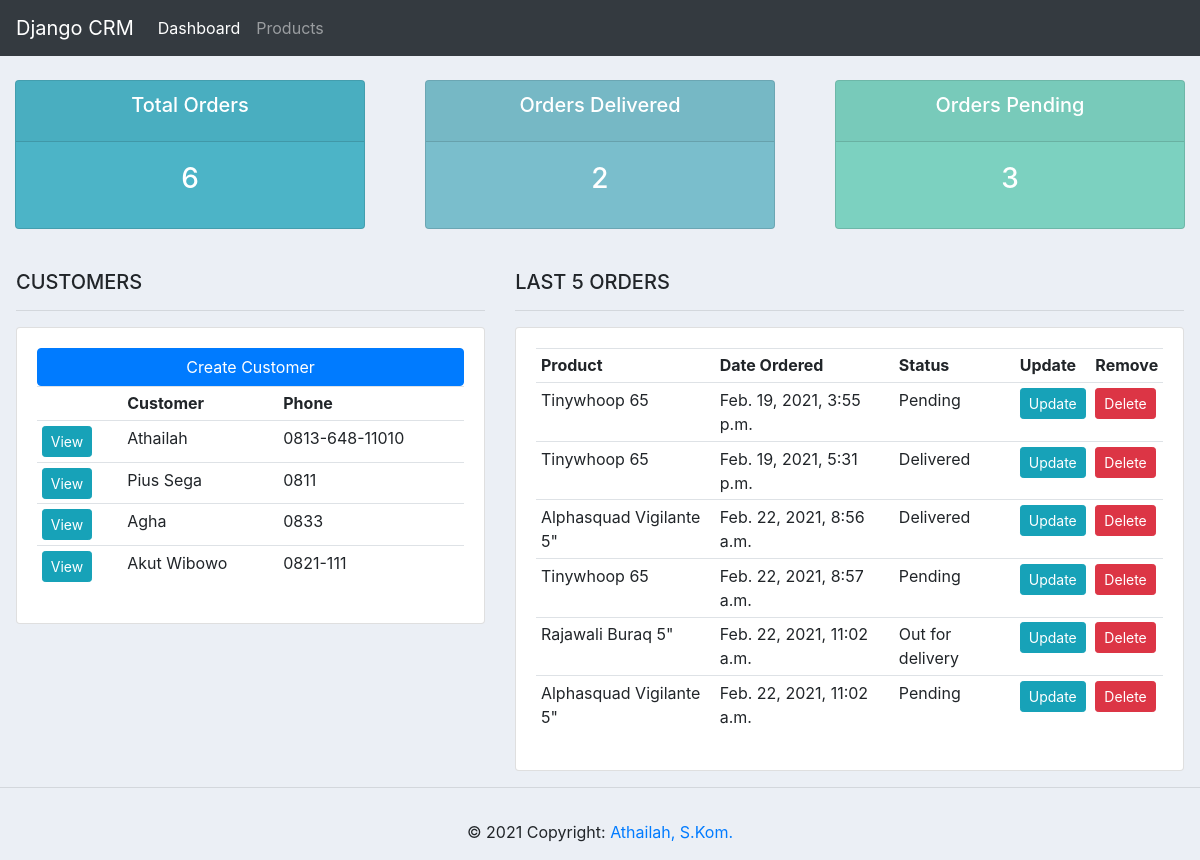
Before: / with the older database file.
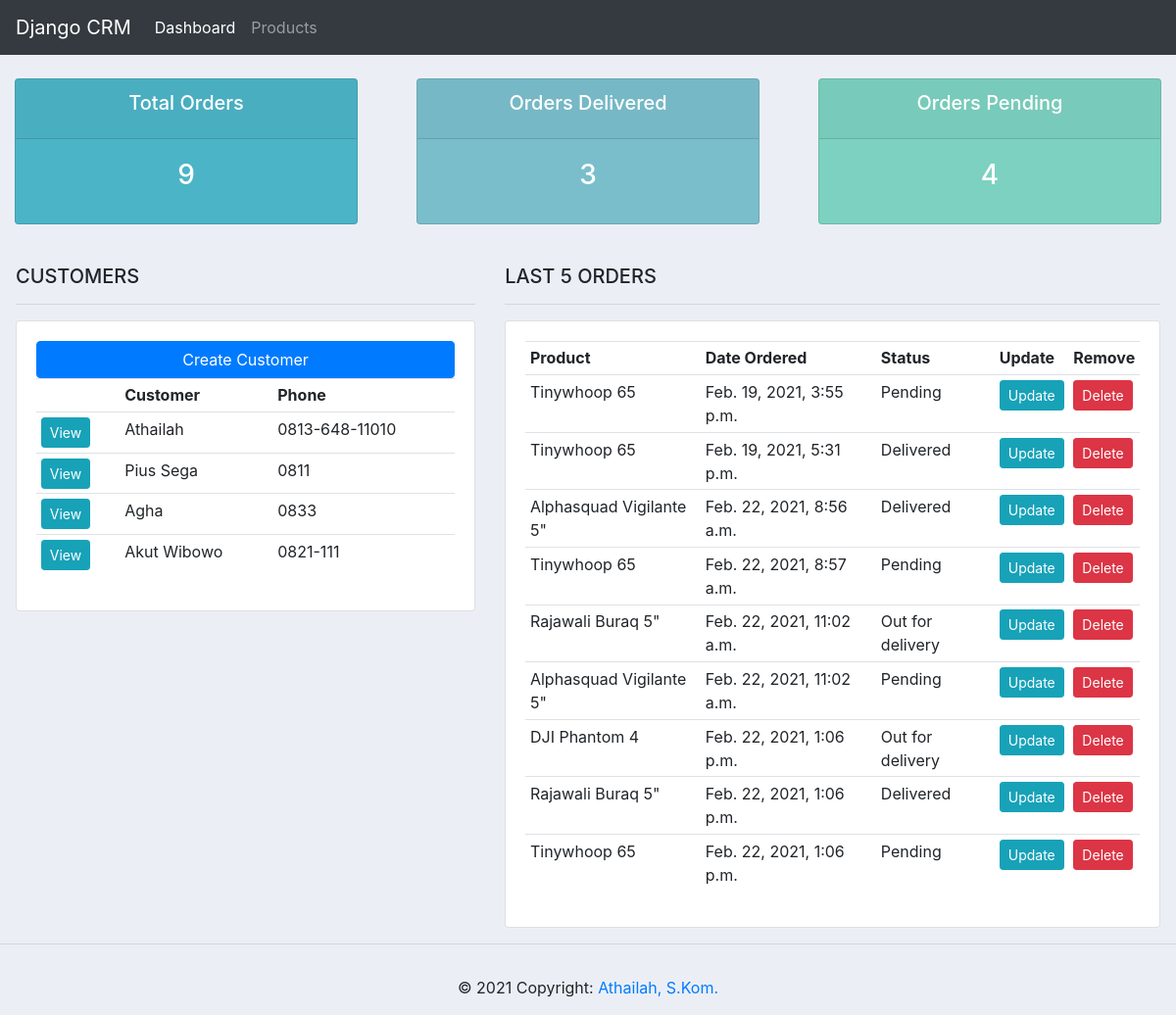
After: the same page with the newer database file.
### accounts/models.py (models this page shows, shortened)
class Customer(models.Model):
    name = models.CharField(max_length=200, null=True)
    phone = models.CharField(max_length=200, null=True)
    email = models.CharField(max_length=200, null=True)
    date_created = models.DateTimeField(auto_now_add=True, null=True)

class Order(models.Model):
    STATUS = (
                ('Pending', 'Pending'),
                ('Out for delivery', 'Out for delivery'),
                ('Delivered', 'Delivered'),
             )
    customer = models.ForeignKey(Customer, null=True, on_delete=models.SET_NULL)
    product = models.ForeignKey(Product, null=True, on_delete=models.SET_NULL)
    status = models.CharField(max_length=200, null=True, choices=STATUS)
    date_created = models.DateTimeField(auto_now_add=True, null=True)
    note = models.CharField(max_length=1000, null=True)

class Product(models.Model):
    CATEGORY = (
                 ('Indoor', 'Indoor'),
                 ('Outdoor', 'Outdoor'),
               )
    name = models.CharField(max_length=200, null=True)
    price = models.FloatField(null=True)
    category = models.CharField(max_length=200, null=True, choices=CATEGORY)
    description = models.CharField(max_length=200, null=True)
    tags = models.ManyToManyField(Tag)
    date_created = models.DateTimeField(auto_now_add=True, null=True)
    def __str__(self):
        return self.name

### accounts/views.py (the view)
# urls.py: path('', views.home, name="home"),
def home(request):
    orders = Order.objects.all()
    customers = Customer.objects.all()
    total_customers = customers.count()
    total_orders = orders.count()
    delivered = orders.filter(status='Delivered').count()
    pending = orders.filter(status='Pending').count()
    context = {'orders':orders, 'customers':customers, 'total_customers':total_customers, 'total_orders':total_orders, 'delivered':delivered, 'pending':pending}
    return render(request, 'accounts/dashboard.html', context)

### accounts/templates/accounts/dashboard.html
{% extends 'accounts/main.html' %}
{% block content %}
{% include 'accounts/status.html' %}
<br>
<div class="row dashboard">
    <div class="col-md-5">
        <h5>CUSTOMERS</h5>
        <hr>
        <div class="card card-body">
            <a class="btn btn-primary btn-sm-block" href="">Create Customer</a>
            <table class="table table-sm">
                <tr>
                    <th></th>
                    <th>Customer</th>
                    <th>Phone</th>
                </tr>
                {% for customer in customers %}
                <tr>
                    <td><a class="btn btn-sm btn-info" href="{% url 'customer' customer.id %}">View</a></td>
                    <td>{{ customer.name }}</td>
                    <td>{{ customer.phone }}</td>
                </tr>
                {% endfor %}
            </table>
        </div>
    </div>
    <div class="col-md-7">
        <h5>LAST 5 ORDERS</h5>
        <hr>
        <div class="card card-body">
            <table class="table table-sm">
                <tr>
                    <th>Product</th>
                    <th>Date Ordered</th>
                    <th>Status</th>
                    <th>Update</th>
                    <th>Remove</th>
                </tr>
                {% for order in orders %}
                <tr>
                    <td>{{ order.product }}</td>
                    <td>{{ order.date_created }}</td>
                    <td>{{ order.status }}</td>
                    <td><a class="btn btn-sm btn-info" href="{% url 'update_order' order.id %}">Update</a></td>
                    <td><a class="btn btn-sm btn-danger" href="{% url 'delete_order' order.id %}">Delete</a></td>
                </tr>
                {% endfor %}
            </table>
        </div>
    </div>
</div>
{% endblock %}

Changed rows visible on the page:
added Order: product "DJI Phantom 4", date_created "Feb. 22, 2021, 1:06 p.m.", status "Out for delivery"
added Order: product "Rajawali Buraq 5\"", date_created "Feb. 22, 2021, 1:06 p.m.", status "Delivered"
added Order: product "Tinywhoop 65", date_created "Feb. 22, 2021, 1:06 p.m.", status "Pending"
Other visible differences:
{{ total_orders }}: "6" → "9"
{{ delivered }}: "2" → "3"
{{ pending }}: "3" → "4"
